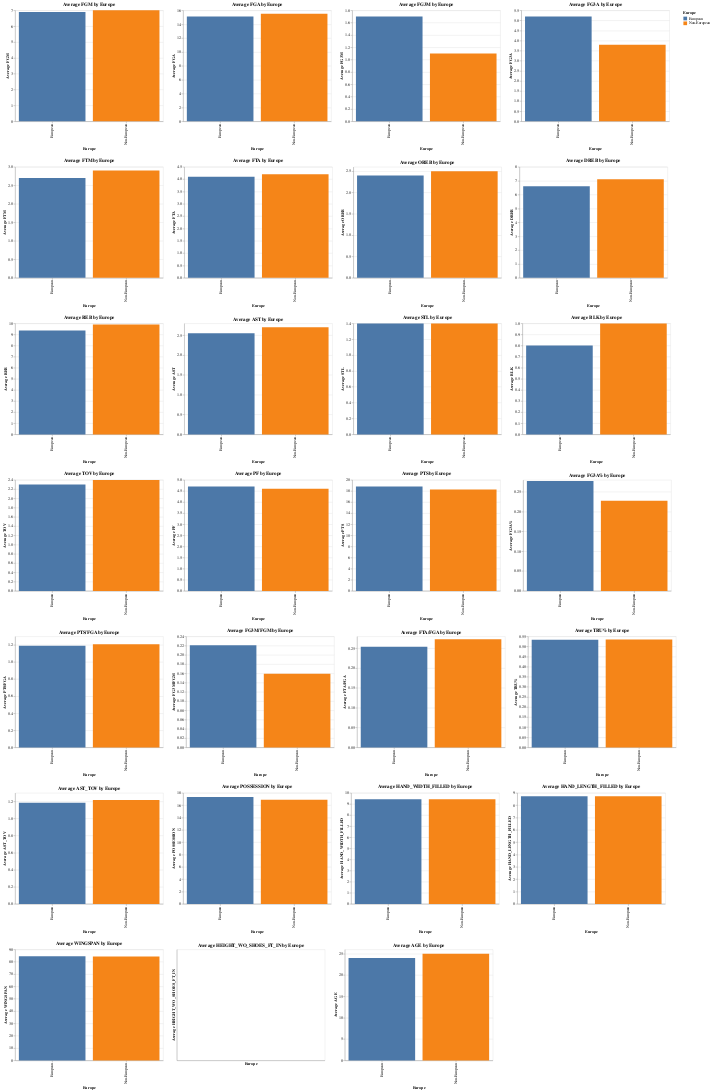

The code cell stored with this chart in its notebook:
### Code cell
import altair as alt
import pandas as pd
import altair_saver


# Annahme: Sie haben zwei DataFrames: data_per_min_europe_regular und data_per_min_usa_regular

# Fügen Sie eine neue Spalte hinzu, um anzuzeigen, ob der Spieler Europäer ist oder nicht
europe_F_regular['Europe'] = 'European'
non_europe_F_regular['Europe'] = 'Non-European'

# Kombinieren Sie die beiden DataFrames
combined_df = pd.concat([europe_F_regular, non_europe_F_regular])

# Liste der Metriken, die geplottet werden sollen
metrics = ['FGM', 'FGA', 'FG3M', 'FG3A', 'FTM', 'FTA', 
           'OREB', 'DREB', 'REB', 'AST', 'STL', 'BLK', 'TOV', 
           'PF', 'PTS', 'FG3A%', 'PTS/FGA', 'FG3M/FGM', 'FTA/FGA', 
           'TRU%', 'AST_TOV', 'POSSESSION','HAND_WIDTH_FILLED', 'HAND_LENGTH_FILLED','WINGSPAN','HEIGHT_WO_SHOES_FT_IN','AGE']

# Liste zum Speichern der Diagramme
charts = []

# Einen Bruchteil des kombinierten DataFrame auswählen
sampled_df = combined_df.sample(frac=0.5)  # Passen Sie den Bruchteil bei Bedarf an

# Für jede Metrik ein gruppiertes Balkendiagramm erstellen und die Diagramme in eine Liste speichern
for metric in metrics:
    chart = alt.Chart(sampled_df).mark_bar().encode(
        x=alt.X('Europe:N', title='Europe'),
        y=alt.Y(f'median({metric}):Q', title=f'Average {metric}'),
        color=alt.Color('Europe:N', legend=alt.Legend(title='Europe'))
    ).properties(
        title=f'Average {metric} by Europe',
        width=400,
        height=300
    )
    charts.append(chart)

# Diagramme in sechs Zeilen stapeln
alt_row = alt.vconcat(*[alt.hconcat(*charts[i:i+4]) for i in range(0, len(charts), 4)])

# Die Diagramme anzeigen
alt_row

### Figure 1 — Vega-Lite specification as saved in the notebook (floating-point values rounded to 4 significant figures; data arrays with more than 128 entries replaced by an {"elided": "..."} marker saying what was removed)
{"config": {"view": {"continuousWidth": 300, "continuousHeight": 300}}, "vconcat": [{"hconcat": [{"mark": {"type": "bar"}, "encoding": {"color": {"field": "Europe", "legend": {"title": "Europe"}, "type": "nominal"}, "x": {"field": "Europe", "title": "Europe", "type": "nominal"}, "y": {"aggregate": "median", "field": "FGM", "title": "Average FGM", "type": "quantitative"}}, "height": 300, "title": "Average FGM by Europe", "width": 400}, {"mark": {"type": "bar"}, "encoding": {"color": {"field": "Europe", "legend": {"title": "Europe"}, "type": "nominal"}, "x": {"field": "Europe", "title": "Europe", "type": "nominal"}, "y": {"aggregate": "median", "field": "FGA", "title": "Average FGA", "type": "quantitative"}}, "height": 300, "title": "Average FGA by Europe", "width": 400}, {"mark": {"type": "bar"}, "encoding": {"color": {"field": "Europe", "legend": {"title": "Europe"}, "type": "nominal"}, "x": {"field": "Europe", "title": "Europe", "type": "nominal"}, "y": {"aggregate": "median", "field": "FG3M", "title": "Average FG3M", "type": "quantitative"}}, "height": 300, "title": "Average FG3M by Europe", "width": 400}, {"mark": {"type": "bar"}, "encoding": {"color": {"field": "Europe", "legend": {"title": "Europe"}, "type": "nominal"}, "x": {"field": "Europe", "title": "Europe", "type": "nominal"}, "y": {"aggregate": "median", "field": "FG3A", "title": "Average FG3A", "type": "quantitative"}}, "height": 300, "title": "Average FG3A by Europe", "width": 400}]}, {"hconcat": [{"mark": {"type": "bar"}, "encoding": {"color": {"field": "Europe", "legend": {"title": "Europe"}, "type": "nominal"}, "x": {"field": "Europe", "title": "Europe", "type": "nominal"}, "y": {"aggregate": "median", "field": "FTM", "title": "Average FTM", "type": "quantitative"}}, "height": 300, "title": "Average FTM by Europe", "width": 400}, {"mark": {"type": "bar"}, "encoding": {"color": {"field": "Europe", "legend": {"title": "Europe"}, "type": "nominal"}, "x": {"field": "Europe", "title": "Europe", "type": "nominal"}, "y": {"aggregate": "median", "field": "FTA", "title": "Average FTA", "type": "quantitative"}}, "height": 300, "title": "Average FTA by Europe", "width": 400}, {"mark": {"type": "bar"}, "encoding": {"color": {"field": "Europe", "legend": {"title": "Europe"}, "type": "nominal"}, "x": {"field": "Europe", "title": "Europe", "type": "nominal"}, "y": {"aggregate": "median", "field": "OREB", "title": "Average OREB", "type": "quantitative"}}, "height": 300, "title": "Average OREB by Europe", "width": 400}, {"mark": {"type": "bar"}, "encoding": {"color": {"field": "Europe", "legend": {"title": "Europe"}, "type": "nominal"}, "x": {"field": "Europe", "title": "Europe", "type": "nominal"}, "y": {"aggregate": "median", "field": "DREB", "title": "Average DREB", "type": "quantitative"}}, "height": 300, "title": "Average DREB by Europe", "width": 400}]}, {"hconcat": [{"mark": {"type": "bar"}, "encoding": {"color": {"field": "Europe", "legend": {"title": "Europe"}, "type": "nominal"}, "x": {"field": "Europe", "title": "Europe", "type": "nominal"}, "y": {"aggregate": "median", "field": "REB", "title": "Average REB", "type": "quantitative"}}, "height": 300, "title": "Average REB by Europe", "width": 400}, {"mark": {"type": "bar"}, "encoding": {"color": {"field": "Europe", "legend": {"title": "Europe"}, "type": "nominal"}, "x": {"field": "Europe", "title": "Europe", "type": "nominal"}, "y": {"aggregate": "median", "field": "AST", "title": "Average AST", "type": "quantitative"}}, "height": 300, "title": "Average AST by Europe", "width": 400}, {"mark": {"type": "bar"}, "encoding": {"color": {"field": "Europe", "legend": {"title": "Europe"}, "type": "nominal"}, "x": {"field": "Europe", "title": "Europe", "type": "nominal"}, "y": {"aggregate": "median", "field": "STL", "title": "Average STL", "type": "quantitative"}}, "height": 300, "title": "Average STL by Europe", "width": 400}, {"mark": {"type": "bar"}, "encoding": {"color": {"field": "Europe", "legend": {"title": "Europe"}, "type": "nominal"}, "x": {"field": "Europe", "title": "Europe", "type": "nominal"}, "y": {"aggregate": "median", "field": "BLK", "title": "Average BLK", "type": "quantitative"}}, "height": 300, "title": "Average BLK by Europe", "width": 400}]}, {"hconcat": [{"mark": {"type": "bar"}, "encoding": {"color": {"field": "Europe", "legend": {"title": "Europe"}, "type": "nominal"}, "x": {"field": "Europe", "title": "Europe", "type": "nominal"}, "y": {"aggregate": "median", "field": "TOV", "title": "Average TOV", "type": "quantitative"}}, "height": 300, "title": "Average TOV by Europe", "width": 400}, {"mark": {"type": "bar"}, "encoding": {"color": {"field": "Europe", "legend": {"title": "Europe"}, "type": "nominal"}, "x": {"field": "Europe", "title": "Europe", "type": "nominal"}, "y": {"aggregate": "median", "field": "PF", "title": "Average PF", "type": "quantitative"}}, "height": 300, "title": "Average PF by Europe", "width": 400}, {"mark": {"type": "bar"}, "encoding": {"color": {"field": "Europe", "legend": {"title": "Europe"}, "type": "nominal"}, "x": {"field": "Europe", "title": "Europe", "type": "nominal"}, "y": {"aggregate": "median", "field": "PTS", "title": "Average PTS", "type": "quantitative"}}, "height": 300, "title": "Average PTS by Europe", "width": 400}, {"mark": {"type": "bar"}, "encoding": {"color": {"field": "Europe", "legend": {"title": "Europe"}, "type": "nominal"}, "x": {"field": "Europe", "title": "Europe", "type": "nominal"}, "y": {"aggregate": "median", "field": "FG3A%", "title": "Average FG3A%", "type": "quantitative"}}, "height": 300, "title": "Average FG3A% by Europe", "width": 400}]}, {"hconcat": [{"mark": {"type": "bar"}, "encoding": {"color": {"field": "Europe", "legend": {"title": "Europe"}, "type": "nominal"}, "x": {"field": "Europe", "title": "Europe", "type": "nominal"}, "y": {"aggregate": "median", "field": "PTS/FGA", "title": "Average PTS/FGA", "type": "quantitative"}}, "height": 300, "title": "Average PTS/FGA by Europe", "width": 400}, {"mark": {"type": "bar"}, "encoding": {"color": {"field": "Europe", "legend": {"title": "Europe"}, "type": "nominal"}, "x": {"field": "Europe", "title": "Europe", "type": "nominal"}, "y": {"aggregate": "median", "field": "FG3M/FGM", "title": "Average FG3M/FGM", "type": "quantitative"}}, "height": 300, "title": "Average FG3M/FGM by Europe", "width": 400}, {"mark": {"type": "bar"}, "encoding": {"color": {"field": "Europe", "legend": {"title": "Europe"}, "type": "nominal"}, "x": {"field": "Europe", "title": "Europe", "type": "nominal"}, "y": {"aggregate": "median", "field": "FTA/FGA", "title": "Average FTA/FGA", "type": "quantitative"}}, "height": 300, "title": "Average FTA/FGA by Europe", "width": 400}, {"mark": {"type": "bar"}, "encoding": {"color": {"field": "Europe", "legend": {"title": "Europe"}, "type": "nominal"}, "x": {"field": "Europe", "title": "Europe", "type": "nominal"}, "y": {"aggregate": "median", "field": "TRU%", "title": "Average TRU%", "type": "quantitative"}}, "height": 300, "title": "Average TRU% by Europe", "width": 400}]}, {"hconcat": [{"mark": {"type": "bar"}, "encoding": {"color": {"field": "Europe", "legend": {"title": "Europe"}, "type": "nominal"}, "x": {"field": "Europe", "title": "Europe", "type": "nominal"}, "y": {"aggregate": "median", "field": "AST_TOV", "title": "Average AST_TOV", "type": "quantitative"}}, "height": 300, "title": "Average AST_TOV by Europe", "width": 400}, {"mark": {"type": "bar"}, "encoding": {"color": {"field": "Europe", "legend": {"title": "Europe"}, "type": "nominal"}, "x": {"field": "Europe", "title": "Europe", "type": "nominal"}, "y": {"aggregate": "median", "field": "POSSESSION", "title": "Average POSSESSION", "type": "quantitative"}}, "height": 300, "title": "Average POSSESSION by Europe", "width": 400}, {"mark": {"type": "bar"}, "encoding": {"color": {"field": "Europe", "legend": {"title": "Europe"}, "type": "nominal"}, "x": {"field": "Europe", "title": "Europe", "type": "nominal"}, "y": {"aggregate": "median", "field": "HAND_WIDTH_FILLED", "title": "Average HAND_WIDTH_FILLED", "type": "quantitative"}}, "height": 300, "title": "Average HAND_WIDTH_FILLED by Europe", "width": 400}, {"mark": {"type": "bar"}, "encoding": {"color": {"field": "Europe", "legend": {"title": "Europe"}, "type": "nominal"}, "x": {"field": "Europe", "title": "Europe", "type": "nominal"}, "y": {"aggregate": "median", "field": "HAND_LENGTH_FILLED", "title": "Average HAND_LENGTH_FILLED", "type": "quantitative"}}, "height": 300, "title": "Average HAND_LENGTH_FILLED by Europe", "width": 400}]}, {"hconcat": [{"mark": {"type": "bar"}, "encoding": {"color": {"field": "Europe", "legend": {"title": "Europe"}, "type": "nominal"}, "x": {"field": "Europe", "title": "Europe", "type": "nominal"}, "y": {"aggregate": "median", "field": "WINGSPAN", "title": "Average WINGSPAN", "type": "quantitative"}}, "height": 300, "title": "Average WINGSPAN by Europe", "width": 400}, {"mark": {"type": "bar"}, "encoding": {"color": {"field": "Europe", "legend": {"title": "Europe"}, "type": "nominal"}, "x": {"field": "Europe", "title": "Europe", "type": "nominal"}, "y": {"aggregate": "median", "field": "HEIGHT_WO_SHOES_FT_IN", "title": "Average HEIGHT_WO_SHOES_FT_IN", "type": "quantitative"}}, "height": 300, "title": "Average HEIGHT_WO_SHOES_FT_IN by Europe", "width": 400}, {"mark": {"type": "bar"}, "encoding": {"color": {"field": "Europe", "legend": {"title": "Europe"}, "type": "nominal"}, "x": {"field": "Europe", "title": "Europe", "type": "nominal"}, "y": {"aggregate": "median", "field": "AGE", "title": "Average AGE", "type": "quantitative"}}, "height": 300, "title": "Average AGE by Europe", "width": 400}]}], "data": {"name": "data-832fdffa7a72e23ca5af2f6334479bb4"}, "$schema": "https://vega.github.io/schema/vega-lite/v5.17.0.json", "datasets": {"data-832fdffa7a72e23ca5af2f6334479bb4": {"elided": "1154 records"}}}
